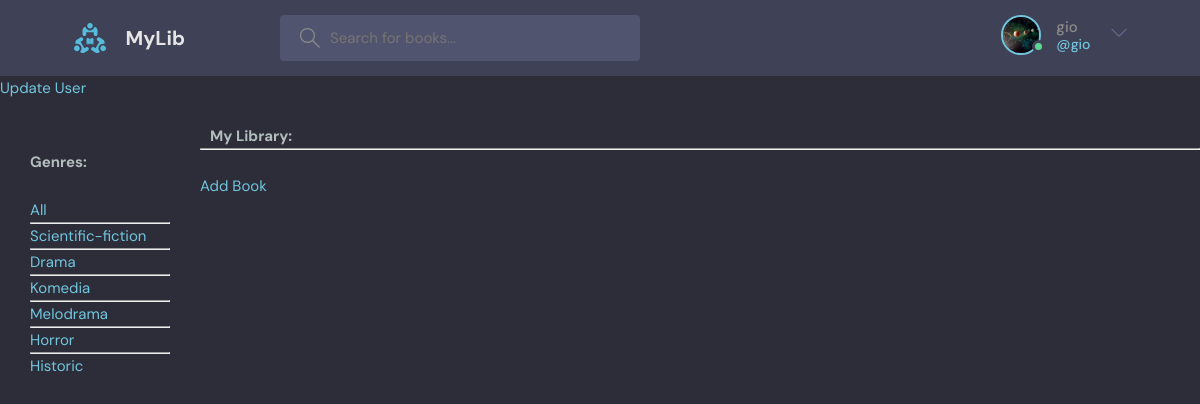
/profile/1/ (signed in), run on the app's committed database.
### base/models.py (models this page shows)
class User(AbstractUser):
    books = models.ManyToManyField(Book, related_name='users', blank=True)
    avatar = models.ImageField(null=True, default='avatar.svg')
    bio = models.TextField(null=True)

class Genre(models.Model):
    name = models.CharField(max_length=50)
    def __str__(self):
        return self.name

### base/views.py (the view)
# urls.py: path('profile/<str:pk>/', views.profile, name='profile'),
@login_required(login_url='login')
def profile(request, pk):
    user = User.objects.get(id=pk)
    q = request.GET.get('q') if request.GET.get('q') != None else ''
    books = user.books.filter(Q(name__icontains=q) | Q(description__icontains=q) | Q(author__name__icontains=q) | Q(genre__name__icontains=q))
    books = list(dict.fromkeys(books))
    heading = "My Library"
    genres = Genre.objects.all()
    context = {"books": books, "heading": heading, 'genres': genres}
    return render(request, 'base/profile.html', context)

### base/templates/base/profile.html (shortened to what this page needs)
{% extends 'main.html' %}
{% block content %}
    <a href="{% url 'update_user' %}">Update User</a>
    {% include 'base/books.html' %}
{% endblock %}

### templates/navbar.html (shortened to what this page needs)
{% load static %}
<header class="header header--loggedIn">
      <div class="container">
        <a href="{% url 'home' %}" class="header__logo">
          <img src="{% static 'images/logo.svg'%}" />
          <h1>MyLib</h1>
        </a>
        <form class="header__search">
          <label>
            <input name="q" placeholder="Search for books..." />
          </label>
        </form>
        <nav class="header__menu">
          {% if request.user.is_authenticated %}
            <div class="header__user">
              <a href="{% url 'profile' request.user.id %}">
                <div class="avatar avatar--medium active">
                  <img src="{{ request.user.avatar.url }}" />
                </div>
                <p>{{ request.user.username }} <span>@{{ request.user.username }}</span></p>
              </a>
              <button class="dropdown-button">
                <svg version="1.1" xmlns="http://www.w3.org/2000/svg" width="32" height="32" viewBox="0 0 32 32">
                  <title>chevron-down</title>
                  <path d="M16 21l-13-13h-3l16 16 16-16h-3l-13 13z"></path>
                </svg>
              </button>
            </div>
          {% else %}
            <a href="{% url 'login' %}">
              <img src="{% static 'images/avatar.svg' %}" />
              <p>Login</p>
            </a>
          {% endif %}
        </nav>
      </div>
    </header>

### base/templates/base/books.html (shortened to what this page needs)
<div class="home-container">
    <div class="genres">
        <h3>Genres:</h3>
        <br>
        <a href="{{ request.path }}">All</a>
        {% for genre in genres %}
            <hr>
            <a href="{{ request.path }}?q={{ genre.name }}">{{ genre }}</a>
        {% endfor %}
    </div>
    <div>
        <br>
        <div class="object" style="margin-left: 10px;">
            <h1>{{ heading }}:</h1>
        </div>
        <hr>
        <br>
         <a href="{% url 'add' %}">Add Book</a>
        <br><br>
    </div>
</div>

### static/styles/style1.css (style rules this page uses)
:root { --color-main: #71c6dd; --color-main-light: #e1f6fb; --color-dark: #3f4156; --color-dark-medium: #51546e; --color-dark-light: #696d97; --color-light: #e5e5e5; --color-gray: #8b8b8b; --color-light-gray: #b2bdbd; --color-bg: #2d2d39; --color-success: #5dd693; --color-error: #fc4b0b; }
* { font-family: "DM Sans", -apple-system, BlinkMacSystemFont, "Segoe UI", Roboto, Oxygen, Ubuntu, Cantarell, "Open Sans", "Helvetica Neue", sans-serif; margin: 0; padding: 0; box-sizing: border-box; text-rendering: optimizeLegibility; font-size: inherit; }
html { font-size: 56.25%; }
@media only screen and (min-width: 1200px) { html { font-size: 62.5%; } }
body { line-height: 1.6; font-weight: 400; font-size: 1.5rem; color: var(--color-light-gray); background-color: var(--color-bg); min-height: 100vh; }
img { width: 100%; }
a { display: inline-block; color: var(--color-main); text-decoration: none; }
.container { max-width: 120rem; width: 90%; margin: auto; }
.avatar { position: relative; display: inline-block; border-radius: 50%; border: 2px solid var(--color-main); }
.avatar img { display: block; border-radius: 50%; object-fit: cover; object-position: center; }
.avatar::after { content: ""; display: block; position: absolute; background-color: var(--color-gray); z-index: 111; border-radius: 50%; border: 0.3rem solid var(--color-dark); }
.avatar.active::after { background-color: var(--color-success); }
.avatar.avatar--medium img { width: 3.6rem; height: 3.6rem; border-radius: 50%; }
.avatar.avatar--medium:after { width: 0.7rem; height: 0.7rem; bottom: 0px; right: -6px; }
.header { padding: 1.5rem; background-color: var(--color-dark); }
.header > .container { display: flex; gap: 9.5rem; }
.header__logo, .header__user { display: flex; gap: 2rem; align-items: center; }
.header__logo > img { height: 3.2rem; width: 3.2rem; }
.header__logo > h1 { font-weight: 700; font-size: 2rem; color: var(--color-light); }
.header__search > label { background-color: var(--color-dark-medium); padding: 1.3rem 1rem; display: flex; align-items: center; gap: 1rem; border-radius: 4px; }
.header__search svg { fill: var(--color-gray); width: 2rem; height: 2rem; margin-left: 1rem; }
.header__search input { width: 30rem; background: transparent; border: none; outline: none; color: var(--color-light); }
.header__menu { margin-left: auto; position: relative; }
.header__menu a { display: flex; gap: 1.5rem; align-items: center; font-weight: 500; text-decoration: none; color: var(--color-gray); }
.header__menu img { height: 3.6rem; }
.header__menu p { line-height: 1.2; }
.header__menu span { color: var(--color-main); font-weight: 500; font-size: 1.4rem; display: block; }
.header__menu svg { width: 1.6rem; height: 1.6rem; fill: var(--color-dark-light); }
.dropdown-button { background: transparent; border: 0; outline: 0; cursor: pointer; }

### base/templates/base/books.html (style rules this page uses)
.home-container { display: grid; grid-template-columns: 1fr 5fr; }
.genres { margin: 50px 30px; }

### data on the page
User: user.avatar (picture), user.username "gio"
Genre: name "Scientific-fiction"
Genre: name "Drama"
Genre: name "Komedia"
Genre: name "Melodrama"
Genre: name "Horror"
Genre: name "Historic"

### other printed values
{{ heading }} "My Library"
